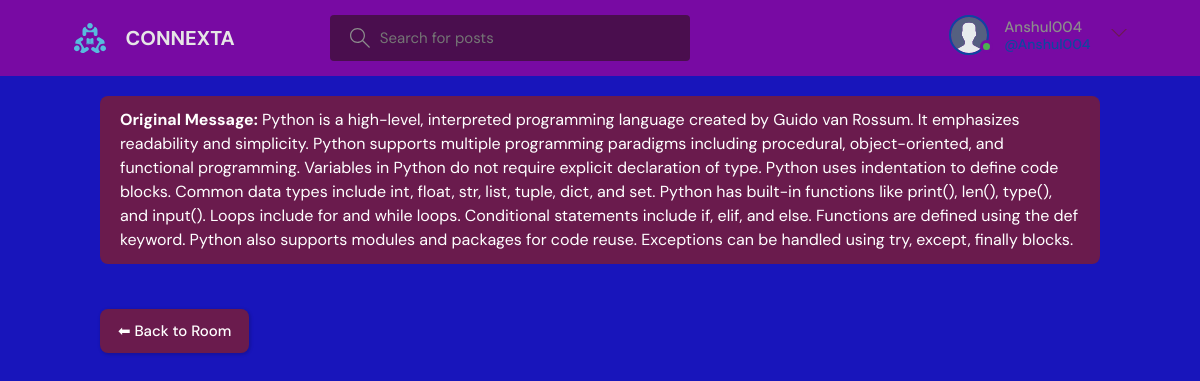
The page /generate-flashcard/22/ (signed in) on the database its author committed.
### base/models.py (models this page shows, shortened)
class User(AbstractUser):
    name = models.CharField(max_length=200, null=True)
    email = models.EmailField(unique=True, null=True)
    bio = models.TextField(null=True)
    avatar = models.ImageField(null=True, default="avatar.svg")
    USERNAME_FIELD = 'email'
    REQUIRED_FIELDS = []
    objects = CustomUserManager()

class Message(models.Model):
    user = models.ForeignKey(User, on_delete=models.CASCADE)
    room = models.ForeignKey(Room, on_delete=models.CASCADE)
    body = models.TextField()
    hashtags = models.CharField(max_length=500, blank=True)  # stores hashtags as space-separated text
    updated = models.DateTimeField(auto_now=True)
    created = models.DateTimeField(auto_now_add=True)
    class Meta:
        ordering = ['-updated', '-created']

### base/views.py (the view)
# urls.py: path('generate-flashcard/<int:message_id>/', views.generate_flashcard, name='generate-flashcard'),
@login_required(login_url='login')
def generate_flashcard(request, message_id):
    message = get_object_or_404(Message, id=message_id)
    input_text = message.body
    prompt = (
        f"Read the following text and generate flashcards in a student-friendly study style. "
        f"Requirements:\n"
        f"1. Each flashcard should cover **one main idea** only.\n"
        f"2. Flashcards must be **short, 1–2 sentences max**, so they are easy to read and remember.\n"
        f"3. Do **NOT** use Q&A format. Just concise statements or bullets.\n"
        f"4. Each flashcard should be **self-contained**—it should make sense on its own.\n"
        f"5. Include **all key points** from the text; create as many flashcards as needed.\n"
        f"6. After each flashcard, add '###' as a separator.\n\n"
        f"Text:\n{input_text}\n\n"
        f"Flashcards:\n"
    )
    response = client.models.generate_content(
        model="gemini-2.5-flash",
        contents=prompt
    )
    flashcard_text = response.text if hasattr(response, "text") else "No flashcards generated."
    flashcards = [f.strip() for f in flashcard_text.split("###") if f.strip()]
    context = {
        'message': message,
        'flashcards': flashcards
    }
    return render(request, 'base/flashcards.html', context)

### base/templates/base/flashcards.html (shortened to what this page needs)
{% extends 'main.html' %}
{% block content %}
<div class="flashcards">
    <p class="original-message"><strong>Original Message:</strong> {{ message.body }}</p>
    <a href="{% url 'room' message.room.id %}" class="btn">⬅ Back to Room</a>
</div>
{% endblock %}

### templates/navbar.html (shortened to what this page needs)
{% load static %}
<header class="header header--loggedIn">
    <div class="container">
        <a href="{% url 'home' %}" class="header__logo">
            <img src="{% static 'images/logo.svg' %}" />
            <h1>CONNEXTA</h1>
        </a>
        <form class="header__search" method="GET" action="{% url 'home' %}">
            <label>
                <input name="q" placeholder="Search for posts" />
            </label>
        </form>
        <nav class="header__menu">
            {% if request.user.is_authenticated %}
            <div class="header__user">
                <a href="{% url 'update-user' %}">
                    <div class="avatar avatar--medium active">
                        <img src="{{request.user.avatar.url}}" />
                    </div>
                    <p>{{request.user.username}} <span>@{{request.user.username}}</span></p>
                </a>
                <button class="dropdown-button">
                    <svg version="1.1" xmlns="http://www.w3.org/2000/svg" width="32" height="32" viewBox="0 0 32 32">
                        <title>chevron-down</title>
                        <path d="M16 21l-13-13h-3l16 16 16-16h-3l-13 13z"></path>
                    </svg>
                </button>
            </div>
            {% else %}
            <a href="{% url 'login' %}">
                <img src="{% static 'images/avatar.svg' %}" />
                <p>Login</p>
            </a>
            {% endif %}
        </nav>
    </div>
</header>

### static/styles/style.css (style rules this page uses)
:root { --color-main: #0d47a1; --color-main-light: #5472d3; --color-dark: #780aa3; --color-dark-medium: #4a0e4e; --color-dark-light: #6a1b4d; --color-light: #e6e6e6; --color-gray: #8c8c8c; --color-light-gray: #b3b3b3; --color-bg: #1815bb; --color-success: #4caf50; --color-error: #c62828; }
* { font-family: "DM Sans", -apple-system, BlinkMacSystemFont, "Segoe UI", Roboto, Oxygen, Ubuntu, Cantarell, "Open Sans", "Helvetica Neue", sans-serif; margin: 0; padding: 0; box-sizing: border-box; text-rendering: optimizeLegibility; font-size: inherit; }
html { font-size: 56.25%; }
@media only screen and (min-width: 1200px) { html { font-size: 62.5%; } }
body { line-height: 1.6; font-weight: 400; font-size: 1.5rem; color: var(--color-light-gray); background-color: var(--color-bg); min-height: 100vh; }
img { width: 100%; }
a { display: inline-block; color: var(--color-main); text-decoration: none; }
.container { max-width: 120rem; width: 90%; margin: auto; }
.btn { background-color: transparent; border: none; display: inline-flex; align-items: center; gap: 1rem; cursor: pointer; transition: all ease-in-out 0.3s; padding: 1rem 2rem; border-radius: 5px; box-shadow: 1px 1px 3px 1px rgba(0, 0, 0, 0.15); font-weight: 500; }
.avatar { position: relative; display: inline-block; border-radius: 50%; border: 2px solid var(--color-main); }
.avatar img { display: block; border-radius: 50%; object-fit: cover; object-position: center; }
.avatar::after { content: ""; display: block; position: absolute; background-color: var(--color-gray); z-index: 111; border-radius: 50%; border: 0.3rem solid var(--color-dark); }
.avatar.active::after { background-color: var(--color-success); }
.avatar.avatar--medium img { width: 3.6rem; height: 3.6rem; border-radius: 50%; }
.avatar.avatar--medium:after { width: 0.7rem; height: 0.7rem; bottom: 0px; right: -6px; }
.header { padding: 1.5rem; background-color: var(--color-dark); }
.header > .container { display: flex; gap: 9.5rem; }
.header__logo, .header__user { display: flex; gap: 2rem; align-items: center; }
.header__logo > img { height: 3.2rem; width: 3.2rem; }
.header__logo > h1 { font-weight: 700; font-size: 2rem; color: var(--color-light); }
.header__search > label { background-color: var(--color-dark-medium); padding: 1.3rem 1rem; display: flex; align-items: center; gap: 1rem; border-radius: 4px; }
.header__search svg { fill: var(--color-gray); width: 2rem; height: 2rem; margin-left: 1rem; }
.header__search input { width: 30rem; background: transparent; border: none; outline: none; color: var(--color-light); }
.header__menu { margin-left: auto; position: relative; }
.header__menu a { display: flex; gap: 1.5rem; align-items: center; font-weight: 500; text-decoration: none; color: var(--color-gray); }
.header__menu img { height: 3.6rem; }
.header__menu p { line-height: 1.2; }
.header__menu span { color: var(--color-main); font-weight: 500; font-size: 1.4rem; display: block; }
.header__menu svg { width: 1.6rem; height: 1.6rem; fill: var(--color-dark-light); }
.dropdown-button { background: transparent; border: 0; outline: 0; cursor: pointer; }

### base/templates/base/flashcards.html (style rules this page uses)
.flashcards { max-width: 1000px; margin: 20px auto; }
.original-message { background-color: #6a1b4d; color: #fff; padding: 12px 20px; border-radius: 8px; font-size: 16px; margin-bottom: 20px; line-height: 1.5; }
.btn { display: inline-block; margin-top: 25px; padding: 10px 18px; background-color: #6a1b4d; color: #fff; text-decoration: none; border-radius: 8px; transition: background-color 0.2s, transform 0.2s; }

### rows shown on the page
User: user.avatar (placeholder picture), user.username "Anshul004"
Message: body "Python is a high-level, interpreted programming language created by Guido van Rossum. It emphasizes readability and simplicity. Python supports multiple programming paradigms including procedural, object-oriented, and functional programming. Variables in Python do not require explicit declaration of type. Python uses indentation to define code blocks. Common data types include int, float, str, list, tuple, dict, and set. Python has built-in functions like print(), len(), type(), and input(). Loops include for and while loops. Conditional statements include if, elif, and else. Functions are defined using the def keyword. Python also supports modules and packages for code reuse. Exceptions…"
